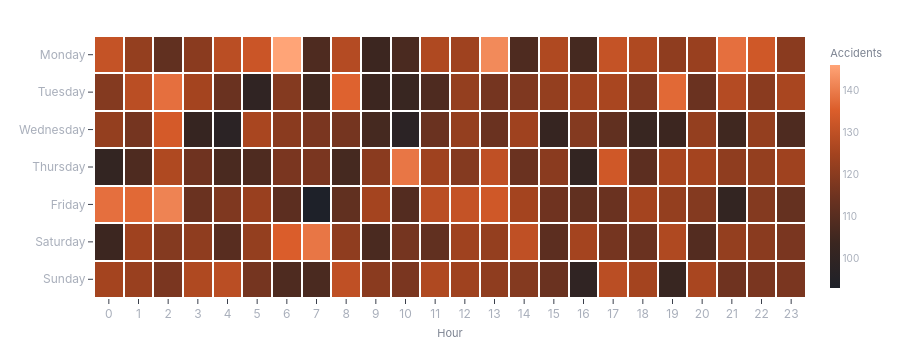

Notebook cell for this chart:
### Code cell
m = A.hour_dow_matrix(df); V.heatmap(m, zmin=0, x_title="Hour").show()

### Figure 1 — Plotly figure (JSON) as saved in the notebook; plotly's stock layout.template omitted (floating-point values rounded to 4 significant figures; data arrays with more than 128 entries replaced by an {"elided": "..."} marker saying what was removed)
{"data": [{"colorbar": {"outlinewidth": 0, "thickness": 10, "tickfont": {"color": "#A9AFBB", "size": 10}, "title": {"font": {"color": "#7C8391", "size": 11}, "text": "Accidents"}}, "colorscale": [[0.0, "#1E2129"], [0.2, "#3A2620"], [0.4, "#6B3220"], [0.6, "#A3431F"], [0.8, "#DC5E2B"], [1.0, "#FFA477"]], "hovertemplate": "<b>%{y}</b> · %{x}<br>Accidents: %{z:,.0f}<extra></extra>", "textfont": {"color": "#E7E9EE", "size": 10}, "type": "heatmap", "x": ["0", "1", "2", "3", "4", "5", "6", "7", "8", "9", "10", "11", "12", "13", "14", "15", "16", "17", "18", "19", "20", "21", "22", "23"], "xgap": 2, "y": ["Monday", "Tuesday", "Wednesday", "Thursday", "Friday", "Saturday", "Sunday"], "ygap": 2, "z": {"elided": "7x24 float values"}, "zmin": 0}], "layout": {"height": 340, "showlegend": false, "xaxis": {"showgrid": false, "title": {"text": "Hour"}, "type": "category"}, "yaxis": {"autorange": "reversed", "showgrid": false, "title": {"text": ""}, "type": "category"}}}
